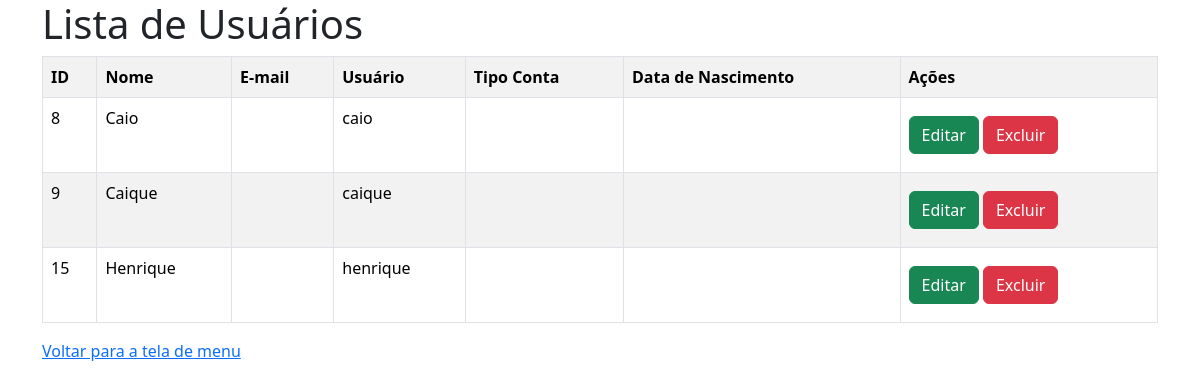
The page /listar-usuario.php on the database as committed earlier.
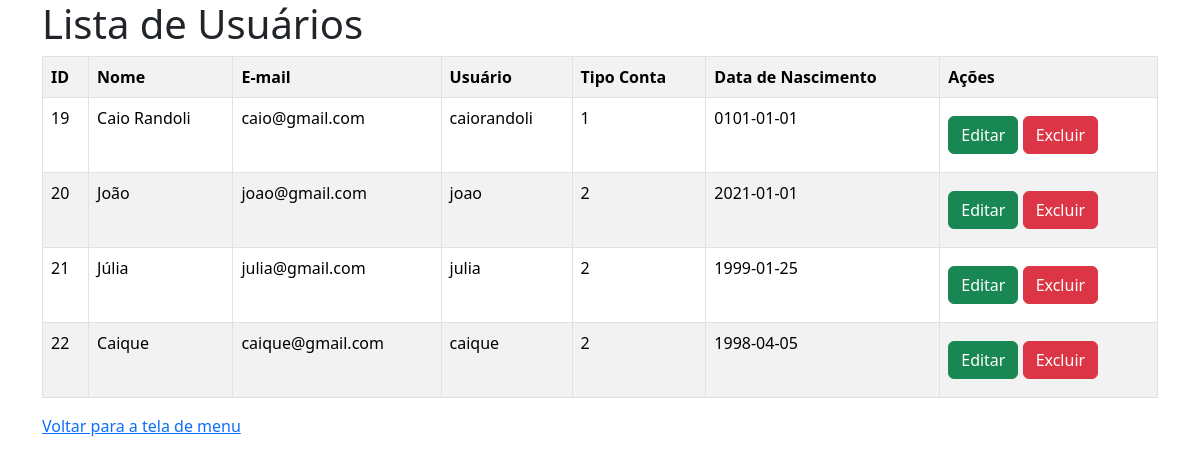
The same page on the database as committed later.
### tables this page shows
CREATE TABLE `usuarios` (
  `id` int(10) UNSIGNED NOT NULL,
  `nome` varchar(255) NOT NULL,
  `email` varchar(255) NOT NULL,
  `usuario` varchar(45) NOT NULL,
  `senha` varchar(255) NOT NULL,
  `tipo` char(1) NOT NULL,
  `data_nasc` date NOT NULL
);

### listar-usuario.php (the view, shortened to what this page needs)
<!DOCTYPE html>
<html lang="en">
<head>
    <link href="https://cdn.jsdelivr.net/npm/bootstrap@5.3.2/dist/css/bootstrap.min.css" rel="stylesheet">
    <link rel="stylesheet" href="style.css">
</head>
<body>
    <div class="container">
        <h1>Lista de Usuários</h1>
        <?php
        include("config.php");
        $sql = "SELECT * FROM usuarios";
        $res = $conn->query($sql);
        $qtd = $res->num_rows;
        if ($qtd > 0) {
            print "<table class='table table-hover table-striped table-bordered'>";
            print "<tr>";
            print "<th>ID</th>";
            print "<th>Nome</th>";
            print "<th>E-mail</th>";
            print "<th>Usuário</th>";
            print "<th>Tipo Conta</th>";
            print "<th>Data de Nascimento</th>";
            print "<th>Ações</th>";
            print "</tr>";
            while ($row = $res->fetch_object()) {
                print "<tr>";
                print "<td>" . $row->id . "</td>";
                print "<td>" . $row->nome . "</td>";
                print "<td>" . $row->email . "</td>";
                print "<td>" . $row->usuario . "</td>";
                print "<td>" . $row->tipo . "</td>";
                print "<td>" . $row->data_nasc . "</td>";
                print "<td>
                    <button onclick=\"location.href='editar-usuario.php?id=" . $row->id . "'\" class='btn btn-success'>Editar</button>
                    <button onclick=\"if(confirm('Tem certeza que deseja excluir?')){location.href='cadastrar.php?id=" . $row->id . "&acao=excluir'}else{false;}\" class='btn btn-danger'>Excluir</button>
                </td>";
                print "</tr>";
            }
            print "</table>";
        } else {
            print "<p class='alert alert-danger'>Não encontrou resultados!</p>";
        }
        ?>
        <div class="mb-4">
            <a href="dashboard.php" class="link-primary">Voltar para a tela de menu</a>
        </div>
    </div>
</body>
</html>

### style.css (style rules this page uses)
.btn { margin-top: 10px; margin-bottom: 10px; }

Rows that differ between the two databases and show on the page:
removed usuarios: id "8", nome "Caio", usuario "caio"
removed usuarios: id "9", nome "Caique", usuario "caique"
removed usuarios: id "15", nome "Henrique", usuario "henrique"
added usuarios: id "19", nome "Caio Randoli", email "caio@gmail.com", usuario "caiorandoli", tipo "1", data_nasc "0101-01-01"
added usuarios: id "20", nome "João", email "joao@gmail.com", usuario "joao", tipo "2", data_nasc "2021-01-01"
added usuarios: id "21", nome "Júlia", email "julia@gmail.com", usuario "julia", tipo "2", data_nasc "1999-01-25"
added usuarios: id "22", nome "Caique", email "caique@gmail.com", usuario "caique", tipo "2", data_nasc "1998-04-05"
